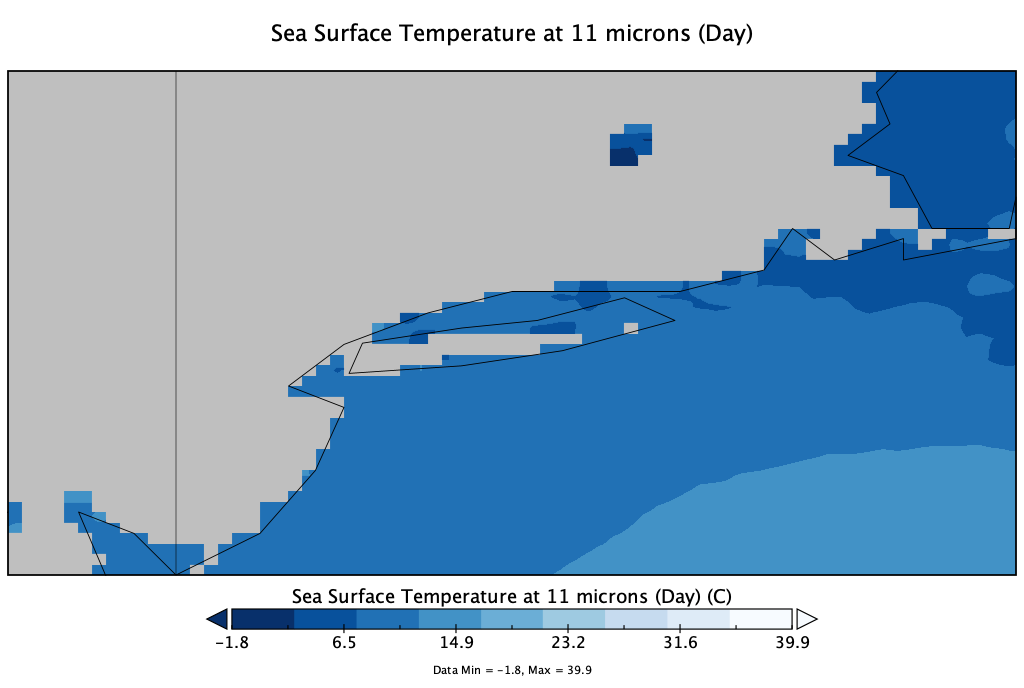
#> input picture SST_Data/2016 feb-may.png, 1024 x 688 px, found by its file name; the run also reads 3 pictures not shown here
$ python sst_image_process.py
#> lines starting #> are read from the running program, lines starting #| are printed output that depends on the picture
from PIL import Image
import os

class ImageProcessor():
    def __init__(self, img_name):
        self.im = Image.open(img_name)
        self.pix = self.im.load()
        self.x_size = self.im.size[0]
        self.y_size = self.im.size[1]
        self.colors = [(8,48,107), (8, 81, 156), (33, 113, 181), (66, 146, 198), (107, 174, 214), (158, 202, 225), (198, 219, 239), (222, 235, 247), (247, 251, 255)]
        self.color_frequencies = []

    def process(self):
        for i in range(0, 9):
            self.color_frequencies.append(
                {"color": "rgb" + str(self.colors[i]) + "", "freq": 0})
        for i in range(self.x_size):
            for j in range(self.y_size):
                if(self.pix[i, j] in self.colors):
                    self.color_frequencies[self.colors.index(self.pix[i, j])]["freq"] += 1
        return self.color_frequencies

f = open("../enviroviz/src/TemperatureData.json", "w")
f.write("{\n")

for i in ('2016 feb-may.png', '2017 feb-may.png', '2018 feb-may.png', '2019 feb-may.png', '2020 feb-may.png'):
    path = '../SST_Images/' + i
    processor = ImageProcessor(path)
    f.write('"' + str(i[0:4]) + '"' + " : " + str(processor.process()) + ",\n ")
#> this loop made 5 passes
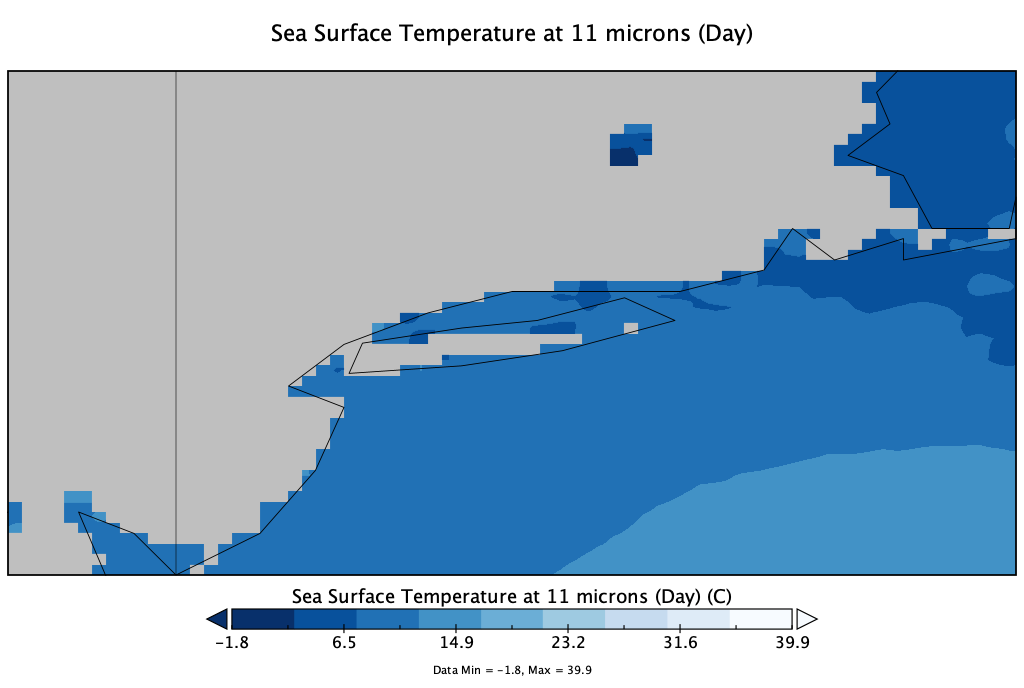
#> input picture SST_Data/2016 feb-may.png, 1024 x 688 px, found by its file name
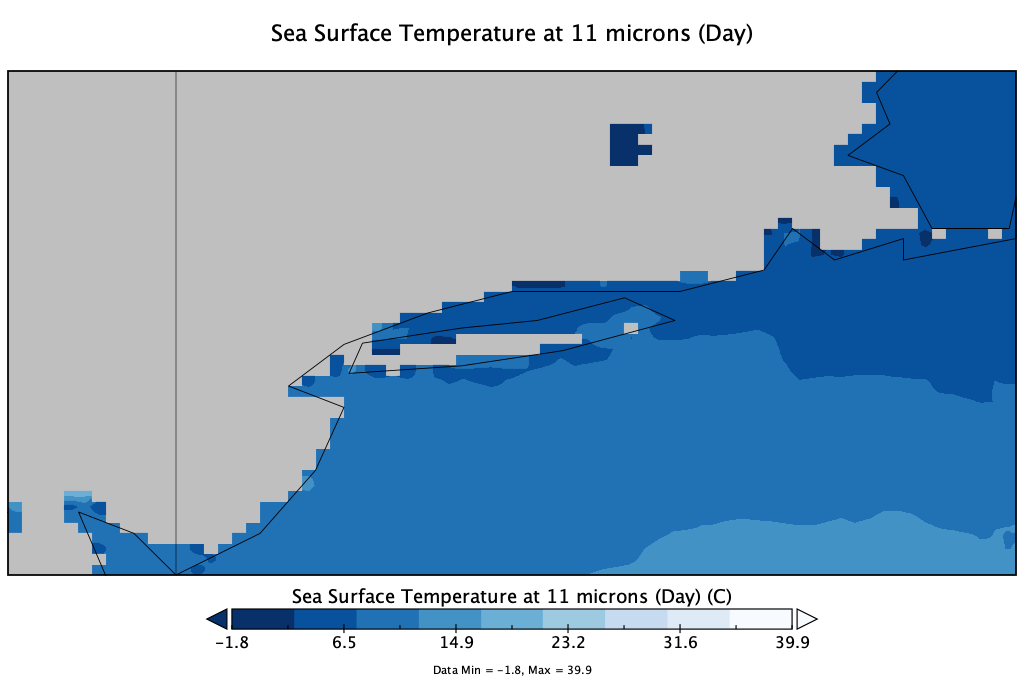
#> input picture SST_Data/2017 feb-may.png, 1024 x 688 px, found by its file name
#> pass 3, in __init__ (call 3), `self.im = Image.open(img_name)`:
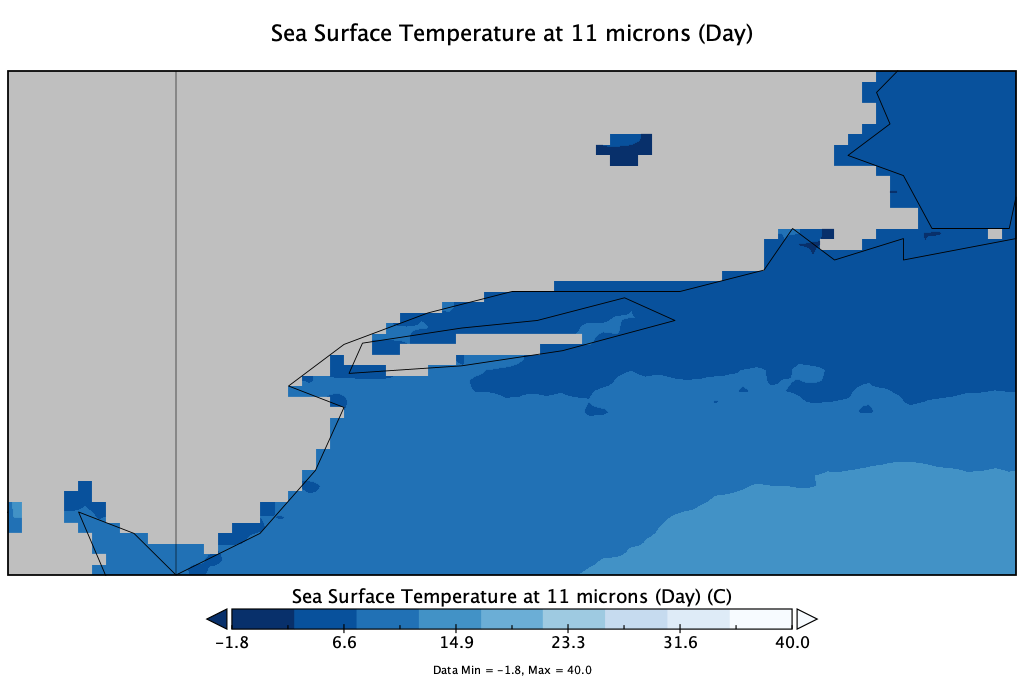
#> self.im: PIL image 1024x688 RGB; mean R, G, B 146.8, 173.6, 197.3

f.write("\n}")
